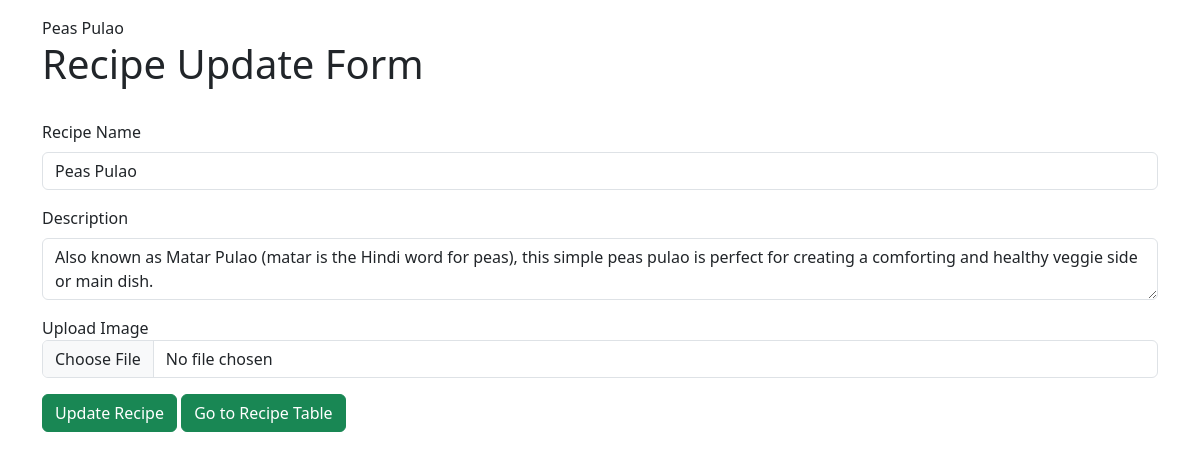
/update-recipe/3/, run on the app's committed database.
### vegeee/models.py (models this page shows, shortened)
class Recipe(models.Model):
    title = models.CharField(max_length=200)
    description = models.TextField(max_length=200)
    ingredients = models.TextField()
    instructions = models.TextField()
    recipe_image = models.ImageField(upload_to='uploads')

### vegeee/views.py (the view, shortened to what this page needs)
# urls.py: path('update-recipe/<id>/', updateRecipe ),
def updateRecipe(request, id):
    queryset = Recipe.objects.get(id=id)
    context ={"recipe":queryset}
    return render(request, 'recipeupdateform.html', context)

### vegeee/templates/recipeupdateform.html (shortened to what this page needs)
{% extends 'base.html'%} {%block start%}
<div class="container mt-3">
  {{recipe.title}}
    <form action="" method="post" enctype="multipart/form-data">
      <h1>Recipe Update Form</h1>
      <br />
    <div class="mb-3">
      <label for="name" class="form-label">Recipe Name</label>
      <input type="text" name="title" value="{{recipe.title}}" class="form-control"  />
    </div>
    <div class="mb-3">
      <label for="description" class="form-label">Description</label>
      <textarea  name="description" class="form-control" >{{recipe.description}}</textarea>
    </div>
    <div class="mb-3">
      <label class="form-check-label" for="recipe_image">Upload Image</label>
      <input name="recipe_image" type="file" class="form-control" />
    </div>
    <button type="submit" class="btn btn-success">Update Recipe</button>
    <a href="/render-table/" class="btn btn-success" >Go to Recipe Table</a>
  </form>
</div>
{%endblock%}

### data on the page
Recipe: title "Peas Pulao", description "Also known as Matar Pulao (matar is the Hindi word for peas), this simple peas pulao is perfect for creating a comforting and healthy veggie side or main dish."
